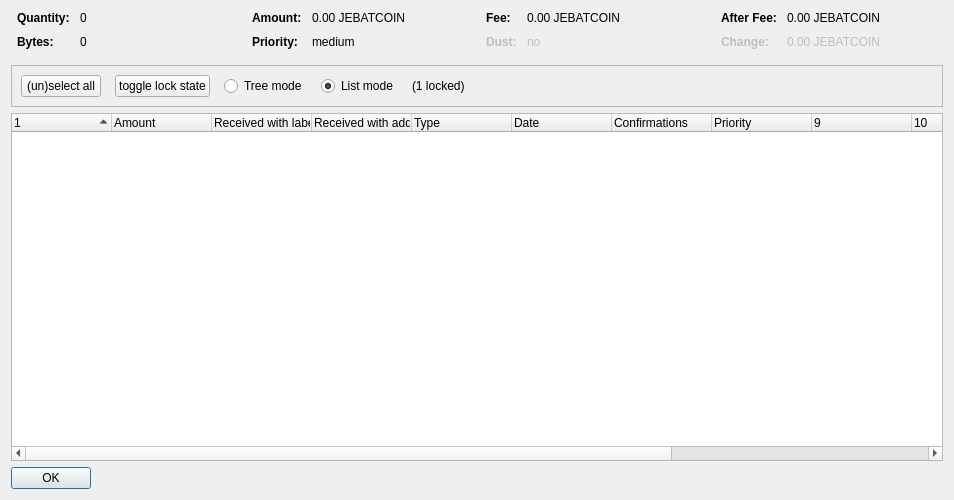
<?xml version="1.0" encoding="UTF-8"?>
<ui version="4.0">
 <class>CoinControlDialog</class>
 <widget class="QDialog" name="CoinControlDialog">
  <property name="geometry">
   <rect>
    <x>0</x>
    <y>0</y>
    <width>954</width>
    <height>500</height>
   </rect>
  </property>
  <property name="windowTitle">
   <string>Coin Selection</string>
  </property>
  <layout class="QVBoxLayout" name="verticalLayout">
   <item>
    <layout class="QHBoxLayout" name="horizontalLayoutTop" stretch="0,0,0,0">
     <property name="topMargin">
      <number>0</number>
     </property>
     <property name="bottomMargin">
      <number>10</number>
     </property>
     <item>
      <layout class="QFormLayout" name="formLayoutCoinControl1">
       <property name="horizontalSpacing">
        <number>10</number>
       </property>
       <property name="verticalSpacing">
        <number>10</number>
       </property>
       <property name="leftMargin">
        <number>6</number>
       </property>
       <property name="rightMargin">
        <number>6</number>
       </property>
       <item row="0" column="0">
        <widget class="QLabel" name="labelCoinControlQuantityText">
         <property name="font">
          <font>
           <weight>75</weight>
           <bold>true</bold>
          </font>
         </property>
         <property name="text">
          <string>Quantity:</string>
         </property>
        </widget>
       </item>
       <item row="0" column="1">
        <widget class="QLabel" name="labelCoinControlQuantity">
         <property name="cursor">
          <cursorShape>IBeamCursor</cursorShape>
         </property>
         <property name="contextMenuPolicy">
          <enum>Qt::ActionsContextMenu</enum>
         </property>
         <property name="text">
          <string notr="true">0</string>
         </property>
         <property name="textInteractionFlags">
          <set>Qt::LinksAccessibleByMouse|Qt::TextSelectableByKeyboard|Qt::TextSelectableByMouse</set>
         </property>
        </widget>
       </item>
       <item row="1" column="0">
        <widget class="QLabel" name="labelCoinControlBytesText">
         <property name="font">
          <font>
           <weight>75</weight>
           <bold>true</bold>
          </font>
         </property>
         <property name="text">
          <string>Bytes:</string>
         </property>
        </widget>
       </item>
       <item row="1" column="1">
        <widget class="QLabel" name="labelCoinControlBytes">
         <property name="cursor">
          <cursorShape>IBeamCursor</cursorShape>
         </property>
         <property name="contextMenuPolicy">
          <enum>Qt::ActionsContextMenu</enum>
         </property>
         <property name="text">
          <string notr="true">0</string>
         </property>
         <property name="textInteractionFlags">
          <set>Qt::LinksAccessibleByMouse|Qt::TextSelectableByKeyboard|Qt::TextSelectableByMouse</set>
         </property>
        </widget>
       </item>
      </layout>
     </item>
     <item>
      <layout class="QFormLayout" name="formLayoutCoinControl2">
       <property name="horizontalSpacing">
        <number>10</number>
       </property>
       <property name="verticalSpacing">
        <number>10</number>
       </property>
       <property name="leftMargin">
        <number>6</number>
       </property>
       <property name="rightMargin">
        <number>6</number>
       </property>
       <item row="0" column="0">
        <widget class="QLabel" name="labelCoinControlAmountText">
         <property name="font">
          <font>
           <weight>75</weight>
           <bold>true</bold>
          </font>
         </property>
         <property name="text">
          <string>Amount:</string>
         </property>
        </widget>
       </item>
       <item row="0" column="1">
        <widget class="QLabel" name="labelCoinControlAmount">
         <property name="cursor">
          <cursorShape>IBeamCursor</cursorShape>
         </property>
         <property name="contextMenuPolicy">
          <enum>Qt::ActionsContextMenu</enum>
         </property>
         <property name="text">
          <string notr="true">0.00 JEBATCOIN</string>
         </property>
         <property name="textInteractionFlags">
          <set>Qt::LinksAccessibleByMouse|Qt::TextSelectableByKeyboard|Qt::TextSelectableByMouse</set>
         </property>
        </widget>
       </item>
       <item row="1" column="0">
        <widget class="QLabel" name="labelCoinControlPriorityText">
         <property name="font">
          <font>
           <weight>75</weight>
           <bold>true</bold>
          </font>
         </property>
         <property name="text">
          <string>Priority:</string>
         </property>
        </widget>
       </item>
       <item row="1" column="1">
        <widget class="QLabel" name="labelCoinControlPriority">
         <property name="cursor">
          <cursorShape>IBeamCursor</cursorShape>
         </property>
         <property name="contextMenuPolicy">
          <enum>Qt::ActionsContextMenu</enum>
         </property>
         <property name="text">
          <string>medium</string>
         </property>
         <property name="textInteractionFlags">
          <set>Qt::LinksAccessibleByMouse|Qt::TextSelectableByKeyboard|Qt::TextSelectableByMouse</set>
         </property>
        </widget>
       </item>
      </layout>
     </item>
     <item>
      <layout class="QFormLayout" name="formLayoutCoinControl3">
       <property name="horizontalSpacing">
        <number>10</number>
       </property>
       <property name="verticalSpacing">
        <number>10</number>
       </property>
       <property name="leftMargin">
        <number>6</number>
       </property>
       <property name="rightMargin">
        <number>6</number>
       </property>
       <item row="0" column="0">
        <widget class="QLabel" name="labelCoinControlFeeText">
         <property name="font">
          <font>
           <weight>75</weight>
           <bold>true</bold>
          </font>
         </property>
         <property name="text">
          <string>Fee:</string>
         </property>
        </widget>
       </item>
       <item row="0" column="1">
        <widget class="QLabel" name="labelCoinControlFee">
         <property name="cursor">
          <cursorShape>IBeamCursor</cursorShape>
         </property>
         <property name="contextMenuPolicy">
          <enum>Qt::ActionsContextMenu</enum>
         </property>
         <property name="text">
          <string notr="true">0.00 JEBATCOIN</string>
         </property>
         <property name="textInteractionFlags">
          <set>Qt::LinksAccessibleByMouse|Qt::TextSelectableByKeyboard|Qt::TextSelectableByMouse</set>
         </property>
        </widget>
       </item>
       <item row="1" column="0">
        <widget class="QLabel" name="labelCoinControlLowOutputText">
         <property name="enabled">
          <bool>false</bool>
         </property>
         <property name="font">
          <font>
           <weight>75</weight>
           <bold>true</bold>
          </font>
         </property>
         <property name="text">
          <string>Dust:</string>
         </property>
        </widget>
       </item>
       <item row="1" column="1">
        <widget class="QLabel" name="labelCoinControlLowOutput">
         <property name="enabled">
          <bool>false</bool>
         </property>
         <property name="cursor">
          <cursorShape>IBeamCursor</cursorShape>
         </property>
         <property name="contextMenuPolicy">
          <enum>Qt::ActionsContextMenu</enum>
         </property>
         <property name="text">
          <string>no</string>
         </property>
         <property name="textInteractionFlags">
          <set>Qt::LinksAccessibleByMouse|Qt::TextSelectableByKeyboard|Qt::TextSelectableByMouse</set>
         </property>
        </widget>
       </item>
      </layout>
     </item>
     <item>
      <layout class="QFormLayout" name="formLayoutCoinControl4">
       <property name="horizontalSpacing">
        <number>10</number>
       </property>
       <property name="verticalSpacing">
        <number>10</number>
       </property>
       <property name="leftMargin">
        <number>6</number>
       </property>
       <property name="rightMargin">
        <number>6</number>
       </property>
       <item row="0" column="0">
        <widget class="QLabel" name="labelCoinControlAfterFeeText">
         <property name="font">
          <font>
           <weight>75</weight>
           <bold>true</bold>
          </font>
         </property>
         <property name="text">
          <string>After Fee:</string>
         </property>
        </widget>
       </item>
       <item row="0" column="1">
        <widget class="QLabel" name="labelCoinControlAfterFee">
         <property name="cursor">
          <cursorShape>IBeamCursor</cursorShape>
         </property>
         <property name="contextMenuPolicy">
          <enum>Qt::ActionsContextMenu</enum>
         </property>
         <property name="text">
          <string notr="true">0.00 JEBATCOIN</string>
         </property>
         <property name="textInteractionFlags">
          <set>Qt::LinksAccessibleByMouse|Qt::TextSelectableByKeyboard|Qt::TextSelectableByMouse</set>
         </property>
        </widget>
       </item>
       <item row="1" column="0">
        <widget class="QLabel" name="labelCoinControlChangeText">
         <property name="enabled">
          <bool>false</bool>
         </property>
         <property name="font">
          <font>
           <weight>75</weight>
           <bold>true</bold>
          </font>
         </property>
         <property name="text">
          <string>Change:</string>
         </property>
        </widget>
       </item>
       <item row="1" column="1">
        <widget class="QLabel" name="labelCoinControlChange">
         <property name="enabled">
          <bool>false</bool>
         </property>
         <property name="cursor">
          <cursorShape>IBeamCursor</cursorShape>
         </property>
         <property name="contextMenuPolicy">
          <enum>Qt::ActionsContextMenu</enum>
         </property>
         <property name="text">
          <string notr="true">0.00 JEBATCOIN</string>
         </property>
         <property name="textInteractionFlags">
          <set>Qt::LinksAccessibleByMouse|Qt::TextSelectableByKeyboard|Qt::TextSelectableByMouse</set>
         </property>
        </widget>
       </item>
      </layout>
     </item>
    </layout>
   </item>
   <item>
    <widget class="QFrame" name="frame">
     <property name="minimumSize">
      <size>
       <width>0</width>
       <height>40</height>
      </size>
     </property>
     <property name="frameShape">
      <enum>QFrame::StyledPanel</enum>
     </property>
     <property name="frameShadow">
      <enum>QFrame::Sunken</enum>
     </property>
     <layout class="QHBoxLayout" name="horizontalLayout">
      <item>
       <layout class="QHBoxLayout" name="horizontalLayoutPanel" stretch="0,0,0,0,0,0">
        <property name="spacing">
         <number>14</number>
        </property>
        <item>
         <widget class="QPushButton" name="pushButtonSelectAll">
          <property name="sizePolicy">
           <sizepolicy hsizetype="Maximum" vsizetype="Fixed">
            <horstretch>0</horstretch>
            <verstretch>0</verstretch>
           </sizepolicy>
          </property>
          <property name="text">
           <string>(un)select all</string>
          </property>
          <property name="autoDefault">
           <bool>false</bool>
          </property>
         </widget>
        </item>
        <item>
         <widget class="QPushButton" name="pushButtonToggleLock">
          <property name="sizePolicy">
           <sizepolicy hsizetype="Maximum" vsizetype="Fixed">
            <horstretch>0</horstretch>
            <verstretch>0</verstretch>
           </sizepolicy>
          </property>
          <property name="text">
           <string>toggle lock state</string>
          </property>
          <property name="autoDefault">
           <bool>false</bool>
          </property>
         </widget>
        </item>
        <item>
         <widget class="QRadioButton" name="radioTreeMode">
          <property name="sizePolicy">
           <sizepolicy hsizetype="Maximum" vsizetype="Fixed">
            <horstretch>0</horstretch>
            <verstretch>0</verstretch>
           </sizepolicy>
          </property>
          <property name="text">
           <string>Tree mode</string>
          </property>
         </widget>
        </item>
        <item>
         <widget class="QRadioButton" name="radioListMode">
          <property name="sizePolicy">
           <sizepolicy hsizetype="Maximum" vsizetype="Fixed">
            <horstretch>0</horstretch>
            <verstretch>0</verstretch>
           </sizepolicy>
          </property>
          <property name="text">
           <string>List mode</string>
          </property>
          <property name="checked">
           <bool>true</bool>
          </property>
         </widget>
        </item>
        <item>
         <widget class="QLabel" name="labelLocked">
          <property name="text">
           <string>(1 locked)</string>
          </property>
         </widget>
        </item>
        <item>
         <spacer name="horizontalSpacer">
          <property name="orientation">
           <enum>Qt::Horizontal</enum>
          </property>
          <property name="sizeHint" stdset="0">
           <size>
            <width>40</width>
            <height>20</height>
           </size>
          </property>
         </spacer>
        </item>
       </layout>
      </item>
     </layout>
    </widget>
   </item>
   <item>
    <widget class="CoinControlTreeWidget" name="treeWidget">
     <property name="contextMenuPolicy">
      <enum>Qt::CustomContextMenu</enum>
     </property>
     <property name="sortingEnabled">
      <bool>false</bool>
     </property>
     <property name="columnCount">
      <number>13</number>
     </property>
     <attribute name="headerShowSortIndicator" stdset="0">
      <bool>true</bool>
     </attribute>
     <attribute name="headerStretchLastSection">
      <bool>false</bool>
     </attribute>
     <column>
      <property name="text">
       <string/>
      </property>
     </column>
     <column>
      <property name="text">
       <string>Amount</string>
      </property>
     </column>
     <column>
      <property name="text">
       <string>Received with label</string>
      </property>
     </column>
     <column>
      <property name="text">
       <string>Received with address</string>
      </property>
     </column>
     <column>
      <property name="text">
	<string>Type</string>
      </property>
     </column>
     <column>
      <property name="text">	 
       <string>Date</string>
      </property>
     </column>
     <column>
      <property name="text">
       <string>Confirmations</string>
      </property>
      <property name="toolTip">
       <string>Confirmed</string>
      </property>
     </column>
     <column>
      <property name="text">
       <string>Priority</string>
      </property>
     </column>
     <column>
      <property name="text">
       <string/>
      </property>
     </column>
     <column>
      <property name="text">
       <string/>
      </property>
     </column>
     <column>
      <property name="text">
       <string/>
      </property>
     </column>
     <column>
      <property name="text">
       <string/>
      </property>
     </column>
     <column>
      <property name="text">
       <string/>
      </property>
     </column>
    </widget>
   </item>
   <item>
    <widget class="QDialogButtonBox" name="buttonBox">
     <property name="sizePolicy">
      <sizepolicy hsizetype="Maximum" vsizetype="Fixed">
       <horstretch>0</horstretch>
       <verstretch>0</verstretch>
      </sizepolicy>
     </property>
     <property name="orientation">
      <enum>Qt::Horizontal</enum>
     </property>
     <property name="standardButtons">
      <set>QDialogButtonBox::Ok</set>
     </property>
    </widget>
   </item>
  </layout>
 </widget>
 <customwidgets>
  <customwidget>
   <class>CoinControlTreeWidget</class>
   <extends>QTreeWidget</extends>
   <header>coincontroltreewidget.h</header>
  </customwidget>
 </customwidgets>
 <resources/>
 <connections/>
</ui>
